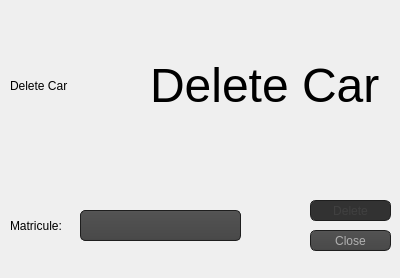
<?xml version="1.0" encoding="UTF-8"?>
<ui version="4.0">
 <class>DeleteInterface</class>
 <widget class="QDialog" name="DeleteInterface">
  <property name="geometry">
   <rect>
    <x>0</x>
    <y>0</y>
    <width>400</width>
    <height>278</height>
   </rect>
  </property>
  <property name="windowTitle">
   <string>Dialog</string>
  </property>
  <property name="styleSheet">
   <string notr="true">QToolTip
{
     border: 1px solid black;
     background-color: #ffa02f;
     padding: 1px;
     border-radius: 3px;
     opacity: 100;
}

QWidget
{

}

QWidget:item:hover
{
    background-color: QLinearGradient( x1: 0, y1: 0, x2: 0, y2: 1, stop: 0 #ffa02f, stop: 1 #ca0619);
    color: #000000;
}

QWidget:item:selected
{
    background-color: QLinearGradient( x1: 0, y1: 0, x2: 0, y2: 1, stop: 0 #ffa02f, stop: 1 #d7801a);
}

QMenuBar::item
{
    background: transparent;
}

QMenuBar::item:selected
{
    background: transparent;
    border: 1px solid #ffaa00;
}

QMenuBar::item:pressed
{
    background: #444;
    border: 1px solid #000;
    background-color: QLinearGradient(
        x1:0, y1:0,
        x2:0, y2:1,
        stop:1 #212121,
        stop:0.4 #343434/*,
        stop:0.2 #343434,
        stop:0.1 #ffaa00*/
    );
    margin-bottom:-1px;
    padding-bottom:1px;
}

QMenu
{
    border: 1px solid #000;
}

QMenu::item
{
    padding: 2px 20px 2px 20px;
}

QMenu::item:selected
{
    color: #000000;
}

QWidget:disabled
{
    color: #404040;
    background-color: #323232;
}

QAbstractItemView
{
    background-color: QLinearGradient( x1: 0, y1: 0, x2: 0, y2: 1, stop: 0 #4d4d4d, stop: 0.1 #646464, stop: 1 #5d5d5d);
}

QWidget:focus
{
    /*border: 2px solid QLinearGradient( x1: 0, y1: 0, x2: 0, y2: 1, stop: 0 #ffa02f, stop: 1 #d7801a);*/
}

QLineEdit
{
    background-color: QLinearGradient( x1: 0, y1: 0, x2: 0, y2: 1, stop: 0 #4d4d4d, stop: 0 #646464, stop: 1 #5d5d5d);
    padding: 1px;
    border-style: solid;
    border: 1px solid #1e1e1e;
    border-radius: 5;
}

QPushButton
{
    color: #b1b1b1;
    background-color: QLinearGradient( x1: 0, y1: 0, x2: 0, y2: 1, stop: 0 #565656, stop: 0.1 #525252, stop: 0.5 #4e4e4e, stop: 0.9 #4a4a4a, stop: 1 #464646);
    border-width: 1px;
    border-color: #1e1e1e;
    border-style: solid;
    border-radius: 6;
    padding: 3px;
    font-size: 12px;
    padding-left: 5px;
    padding-right: 5px;
}

QPushButton:pressed
{
    background-color: QLinearGradient( x1: 0, y1: 0, x2: 0, y2: 1, stop: 0 #2d2d2d, stop: 0.1 #2b2b2b, stop: 0.5 #292929, stop: 0.9 #282828, stop: 1 #252525);
}

QComboBox
{
    selection-background-color: #ffaa00;
    background-color: QLinearGradient( x1: 0, y1: 0, x2: 0, y2: 1, stop: 0 #565656, stop: 0.1 #525252, stop: 0.5 #4e4e4e, stop: 0.9 #4a4a4a, stop: 1 #464646);
    border-style: solid;
    border: 1px solid #1e1e1e;
    border-radius: 5;
}

QComboBox:hover,QPushButton:hover
{
    border: 2px solid QLinearGradient( x1: 0, y1: 0, x2: 0, y2: 1, stop: 0 #ffa02f, stop: 1 #d7801a);
}


QComboBox:on
{
    padding-top: 3px;
    padding-left: 4px;
    background-color: QLinearGradient( x1: 0, y1: 0, x2: 0, y2: 1, stop: 0 #2d2d2d, stop: 0.1 #2b2b2b, stop: 0.5 #292929, stop: 0.9 #282828, stop: 1 #252525);
    selection-background-color: #ffaa00;
}

QComboBox QAbstractItemView
{
    border: 2px solid darkgray;
    selection-background-color: QLinearGradient( x1: 0, y1: 0, x2: 0, y2: 1, stop: 0 #ffa02f, stop: 1 #d7801a);
}

QComboBox::drop-down
{
     subcontrol-origin: padding;
     subcontrol-position: top right;
     width: 15px;

     border-left-width: 0px;
     border-left-color: darkgray;
     border-left-style: solid; /* just a single line */
     border-top-right-radius: 3px; /* same radius as the QComboBox */
     border-bottom-right-radius: 3px;
 }

QComboBox::down-arrow
{
     image: url(:/down_arrow.png);
}

QGroupBox:focus
{
border: 2px solid QLinearGradient( x1: 0, y1: 0, x2: 0, y2: 1, stop: 0 #ffa02f, stop: 1 #d7801a);
}

QTextEdit:focus
{
    border: 2px solid QLinearGradient( x1: 0, y1: 0, x2: 0, y2: 1, stop: 0 #ffa02f, stop: 1 #d7801a);
}

QScrollBar:horizontal {
     border: 1px solid #222222;
     background: QLinearGradient( x1: 0, y1: 0, x2: 0, y2: 1, stop: 0.0 #121212, stop: 0.2 #282828, stop: 1 #484848);
     height: 7px;
     margin: 0px 16px 0 16px;
}

QScrollBar::handle:horizontal
{
      background: QLinearGradient( x1: 0, y1: 0, x2: 1, y2: 0, stop: 0 #ffa02f, stop: 0.5 #d7801a, stop: 1 #ffa02f);
      min-height: 20px;
      border-radius: 2px;
}

QScrollBar::add-line:horizontal {
      border: 1px solid #1b1b19;
      border-radius: 2px;
      background: QLinearGradient( x1: 0, y1: 0, x2: 1, y2: 0, stop: 0 #ffa02f, stop: 1 #d7801a);
      width: 14px;
      subcontrol-position: right;
      subcontrol-origin: margin;
}

QScrollBar::sub-line:horizontal {
      border: 1px solid #1b1b19;
      border-radius: 2px;
      background: QLinearGradient( x1: 0, y1: 0, x2: 1, y2: 0, stop: 0 #ffa02f, stop: 1 #d7801a);
      width: 14px;
     subcontrol-position: left;
     subcontrol-origin: margin;
}

QScrollBar::right-arrow:horizontal, QScrollBar::left-arrow:horizontal
{
      border: 1px solid black;
      width: 1px;
      height: 1px;
      background: white;
}

QScrollBar::add-page:horizontal, QScrollBar::sub-page:horizontal
{
      background: none;
}

QScrollBar:vertical
{
      background: QLinearGradient( x1: 0, y1: 0, x2: 1, y2: 0, stop: 0.0 #121212, stop: 0.2 #282828, stop: 1 #484848);
      width: 7px;
      margin: 16px 0 16px 0;
      border: 1px solid #222222;
}

QScrollBar::handle:vertical
{
      background: QLinearGradient( x1: 0, y1: 0, x2: 0, y2: 1, stop: 0 #ffa02f, stop: 0.5 #d7801a, stop: 1 #ffa02f);
      min-height: 20px;
      border-radius: 2px;
}

QScrollBar::add-line:vertical
{
      border: 1px solid #1b1b19;
      border-radius: 2px;
      background: QLinearGradient( x1: 0, y1: 0, x2: 0, y2: 1, stop: 0 #ffa02f, stop: 1 #d7801a);
      height: 14px;
      subcontrol-position: bottom;
      subcontrol-origin: margin;
}

QScrollBar::sub-line:vertical
{
      border: 1px solid #1b1b19;
      border-radius: 2px;
      background: QLinearGradient( x1: 0, y1: 0, x2: 0, y2: 1, stop: 0 #d7801a, stop: 1 #ffa02f);
      height: 14px;
      subcontrol-position: top;
      subcontrol-origin: margin;
}

QScrollBar::up-arrow:vertical, QScrollBar::down-arrow:vertical
{
      border: 1px solid black;
      width: 1px;
      height: 1px;
      background: white;
}


QScrollBar::add-page:vertical, QScrollBar::sub-page:vertical
{
      background: none;
}

QTextEdit
{
    background-color: #242424;
}

QPlainTextEdit
{
    background-color: #242424;
}

QHeaderView::section
{
    background-color: QLinearGradient(x1:0, y1:0, x2:0, y2:1, stop:0 #616161, stop: 0.5 #505050, stop: 0.6 #434343, stop:1 #656565);
    color: white;
    padding-left: 4px;
    border: 1px solid #6c6c6c;
}

QCheckBox:disabled
{
color: #414141;
}

QDockWidget::title
{
    text-align: center;
    spacing: 3px; /* spacing between items in the tool bar */
    background-color: QLinearGradient(x1:0, y1:0, x2:0, y2:1, stop:0 #323232, stop: 0.5 #242424, stop:1 #323232);
}

QDockWidget::close-button, QDockWidget::float-button
{
    text-align: center;
    spacing: 1px; /* spacing between items in the tool bar */
    background-color: QLinearGradient(x1:0, y1:0, x2:0, y2:1, stop:0 #323232, stop: 0.5 #242424, stop:1 #323232);
}

QDockWidget::close-button:hover, QDockWidget::float-button:hover
{
    background: #242424;
}

QDockWidget::close-button:pressed, QDockWidget::float-button:pressed
{
    padding: 1px -1px -1px 1px;
}

QMainWindow::separator
{
    background-color: QLinearGradient(x1:0, y1:0, x2:0, y2:1, stop:0 #161616, stop: 0.5 #151515, stop: 0.6 #212121, stop:1 #343434);
    color: white;
    padding-left: 4px;
    border: 1px solid #4c4c4c;
    spacing: 3px; /* spacing between items in the tool bar */
}

QMainWindow::separator:hover
{

    background-color: QLinearGradient(x1:0, y1:0, x2:0, y2:1, stop:0 #d7801a, stop:0.5 #b56c17 stop:1 #ffa02f);
    color: white;
    padding-left: 4px;
    border: 1px solid #6c6c6c;
    spacing: 3px; /* spacing between items in the tool bar */
}

QToolBar::handle
{
     spacing: 3px; /* spacing between items in the tool bar */
     background: url(:/images/handle.png);
}

QMenu::separator
{
    height: 2px;
    background-color: QLinearGradient(x1:0, y1:0, x2:0, y2:1, stop:0 #161616, stop: 0.5 #151515, stop: 0.6 #212121, stop:1 #343434);
    color: white;
    padding-left: 4px;
    margin-left: 10px;
    margin-right: 5px;
}

QProgressBar
{
    border: 2px solid grey;
    border-radius: 5px;
    text-align: center;
}

QProgressBar::chunk
{
    background-color: #d7801a;
    width: 2.15px;
    margin: 0.5px;
}

QTabBar::tab {
    color: #b1b1b1;
    border: 1px solid #444;
    border-bottom-style: none;
    background-color: #323232;
    padding-left: 10px;
    padding-right: 10px;
    padding-top: 3px;
    padding-bottom: 2px;
    margin-right: -1px;
}

QTabWidget::pane {
    border: 1px solid #444;
    top: 1px;
}

QTabBar::tab:last
{
    margin-right: 0; /* the last selected tab has nothing to overlap with on the right */
    border-top-right-radius: 3px;
}

QTabBar::tab:first:!selected
{
 margin-left: 0px; /* the last selected tab has nothing to overlap with on the right */


    border-top-left-radius: 3px;
}

QTabBar::tab:!selected
{
    color: #b1b1b1;
    border-bottom-style: solid;
    margin-top: 3px;
    background-color: QLinearGradient(x1:0, y1:0, x2:0, y2:1, stop:1 #212121, stop:.4 #343434);
}

QTabBar::tab:selected
{
    border-top-left-radius: 3px;
    border-top-right-radius: 3px;
    margin-bottom: 0px;
}

QTabBar::tab:!selected:hover
{
    /*border-top: 2px solid #ffaa00;
    padding-bottom: 3px;*/
    border-top-left-radius: 3px;
    border-top-right-radius: 3px;
    background-color: QLinearGradient(x1:0, y1:0, x2:0, y2:1, stop:1 #212121, stop:0.4 #343434, stop:0.2 #343434, stop:0.1 #ffaa00);
}

QRadioButton::indicator:checked, QRadioButton::indicator:unchecked{
    color: #b1b1b1;
    background-color: #323232;
    border: 1px solid #b1b1b1;
    border-radius: 6px;
}

QRadioButton::indicator:checked
{
    background-color: qradialgradient(
        cx: 0.5, cy: 0.5,
        fx: 0.5, fy: 0.5,
        radius: 1.0,
        stop: 0.25 #ffaa00,
        stop: 0.3 #323232
    );
}

QCheckBox::indicator{
    color: #b1b1b1;
    background-color: #323232;
    border: 1px solid #b1b1b1;
    width: 9px;
    height: 9px;
}

QRadioButton::indicator
{
    border-radius: 6px;
}

QRadioButton::indicator:hover, QCheckBox::indicator:hover
{
    border: 1px solid #ffaa00;
}

QCheckBox::indicator:checked
{
    image:url(:/images/checkbox.png);
}

QCheckBox::indicator:disabled, QRadioButton::indicator:disabled
{
    border: 1px solid #444;
}</string>
  </property>
  <widget class="QLabel" name="label">
   <property name="geometry">
    <rect>
     <x>10</x>
     <y>210</y>
     <width>81</width>
     <height>31</height>
    </rect>
   </property>
   <property name="text">
    <string>Matricule:</string>
   </property>
  </widget>
  <widget class="QComboBox" name="comboBox">
   <property name="geometry">
    <rect>
     <x>80</x>
     <y>210</y>
     <width>161</width>
     <height>31</height>
    </rect>
   </property>
  </widget>
  <widget class="QLabel" name="Icon_2">
   <property name="geometry">
    <rect>
     <x>150</x>
     <y>10</y>
     <width>381</width>
     <height>151</height>
    </rect>
   </property>
   <property name="font">
    <font>
     <pointsize>36</pointsize>
    </font>
   </property>
   <property name="text">
    <string>Delete Car</string>
   </property>
  </widget>
  <widget class="QLabel" name="Icon">
   <property name="geometry">
    <rect>
     <x>10</x>
     <y>10</y>
     <width>141</width>
     <height>151</height>
    </rect>
   </property>
   <property name="text">
    <string>Delete Car</string>
   </property>
  </widget>
  <widget class="QPushButton" name="Delete">
   <property name="enabled">
    <bool>false</bool>
   </property>
   <property name="geometry">
    <rect>
     <x>310</x>
     <y>200</y>
     <width>81</width>
     <height>21</height>
    </rect>
   </property>
   <property name="text">
    <string>Delete</string>
   </property>
  </widget>
  <widget class="QPushButton" name="Close">
   <property name="enabled">
    <bool>true</bool>
   </property>
   <property name="geometry">
    <rect>
     <x>310</x>
     <y>230</y>
     <width>81</width>
     <height>21</height>
    </rect>
   </property>
   <property name="text">
    <string>Close</string>
   </property>
  </widget>
 </widget>
 <resources/>
 <connections/>
</ui>
